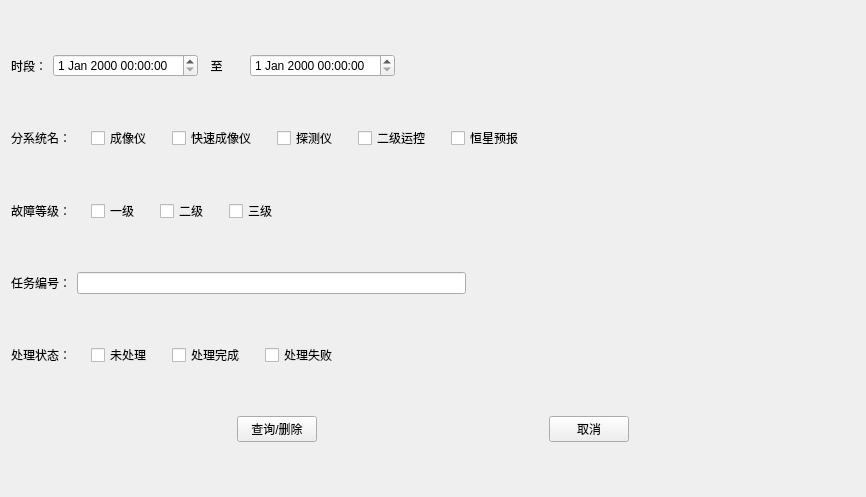
<?xml version="1.0" encoding="UTF-8"?>
<ui version="4.0">
 <class>QueryDialog</class>
 <widget class="QWidget" name="QueryDialog">
  <property name="geometry">
   <rect>
    <x>0</x>
    <y>0</y>
    <width>866</width>
    <height>497</height>
   </rect>
  </property>
  <property name="sizePolicy">
   <sizepolicy hsizetype="Preferred" vsizetype="Fixed">
    <horstretch>0</horstretch>
    <verstretch>0</verstretch>
   </sizepolicy>
  </property>
  <property name="windowTitle">
   <string>Form</string>
  </property>
  <layout class="QVBoxLayout" name="verticalLayout">
   <item>
    <layout class="QHBoxLayout" name="horizontalLayout">
     <item>
      <widget class="QLabel" name="label_9">
       <property name="sizePolicy">
        <sizepolicy hsizetype="Minimum" vsizetype="Preferred">
         <horstretch>0</horstretch>
         <verstretch>0</verstretch>
        </sizepolicy>
       </property>
       <property name="text">
        <string>时段：</string>
       </property>
      </widget>
     </item>
     <item>
      <widget class="QDateTimeEdit" name="dateTimeEdit"/>
     </item>
     <item>
      <widget class="QLabel" name="label_2">
       <property name="sizePolicy">
        <sizepolicy hsizetype="Preferred" vsizetype="Preferred">
         <horstretch>0</horstretch>
         <verstretch>0</verstretch>
        </sizepolicy>
       </property>
       <property name="minimumSize">
        <size>
         <width>40</width>
         <height>0</height>
        </size>
       </property>
       <property name="text">
        <string>  至</string>
       </property>
      </widget>
     </item>
     <item>
      <widget class="QDateTimeEdit" name="dateTimeEdit_2"/>
     </item>
     <item>
      <spacer name="horizontalSpacer_4">
       <property name="orientation">
        <enum>Qt::Horizontal</enum>
       </property>
       <property name="sizeHint" stdset="0">
        <size>
         <width>348</width>
         <height>18</height>
        </size>
       </property>
      </spacer>
     </item>
    </layout>
   </item>
   <item>
    <layout class="QHBoxLayout" name="horizontalLayout_2">
     <property name="spacing">
      <number>20</number>
     </property>
     <item>
      <widget class="QLabel" name="label_8">
       <property name="text">
        <string>分系统名：</string>
       </property>
      </widget>
     </item>
     <item>
      <widget class="QCheckBox" name="checkBox_19">
       <property name="text">
        <string>成像仪</string>
       </property>
      </widget>
     </item>
     <item>
      <widget class="QCheckBox" name="checkBox_20">
       <property name="text">
        <string>快速成像仪</string>
       </property>
      </widget>
     </item>
     <item>
      <widget class="QCheckBox" name="checkBox_18">
       <property name="text">
        <string>探测仪</string>
       </property>
      </widget>
     </item>
     <item>
      <widget class="QCheckBox" name="checkBox_21">
       <property name="text">
        <string>二级运控</string>
       </property>
      </widget>
     </item>
     <item>
      <widget class="QCheckBox" name="checkBox_22">
       <property name="text">
        <string>恒星预报</string>
       </property>
      </widget>
     </item>
     <item>
      <spacer name="horizontalSpacer_5">
       <property name="orientation">
        <enum>Qt::Horizontal</enum>
       </property>
       <property name="sizeHint" stdset="0">
        <size>
         <width>40</width>
         <height>20</height>
        </size>
       </property>
      </spacer>
     </item>
    </layout>
   </item>
   <item>
    <layout class="QHBoxLayout" name="horizontalLayout_3">
     <property name="spacing">
      <number>20</number>
     </property>
     <item>
      <widget class="QLabel" name="label_4">
       <property name="text">
        <string>故障等级：</string>
       </property>
      </widget>
     </item>
     <item>
      <widget class="QCheckBox" name="checkBox_15">
       <property name="text">
        <string>一级</string>
       </property>
      </widget>
     </item>
     <item>
      <widget class="QCheckBox" name="checkBox_17">
       <property name="text">
        <string>二级</string>
       </property>
      </widget>
     </item>
     <item>
      <widget class="QCheckBox" name="checkBox_16">
       <property name="text">
        <string>三级</string>
       </property>
      </widget>
     </item>
     <item>
      <spacer name="horizontalSpacer_2">
       <property name="orientation">
        <enum>Qt::Horizontal</enum>
       </property>
       <property name="sizeHint" stdset="0">
        <size>
         <width>40</width>
         <height>20</height>
        </size>
       </property>
      </spacer>
     </item>
    </layout>
   </item>
   <item>
    <layout class="QHBoxLayout" name="horizontalLayout_4">
     <item>
      <widget class="QLabel" name="label_5">
       <property name="text">
        <string>任务编号：</string>
       </property>
      </widget>
     </item>
     <item>
      <widget class="QLineEdit" name="lineEdit_2"/>
     </item>
     <item>
      <spacer name="horizontalSpacer_3">
       <property name="orientation">
        <enum>Qt::Horizontal</enum>
       </property>
       <property name="sizeHint" stdset="0">
        <size>
         <width>40</width>
         <height>20</height>
        </size>
       </property>
      </spacer>
     </item>
    </layout>
   </item>
   <item>
    <layout class="QHBoxLayout" name="horizontalLayout_7">
     <property name="spacing">
      <number>20</number>
     </property>
     <item>
      <widget class="QLabel" name="label_7">
       <property name="text">
        <string>处理状态：</string>
       </property>
      </widget>
     </item>
     <item>
      <widget class="QCheckBox" name="checkBox_13">
       <property name="text">
        <string>未处理</string>
       </property>
      </widget>
     </item>
     <item>
      <widget class="QCheckBox" name="checkBox_12">
       <property name="text">
        <string>处理完成</string>
       </property>
      </widget>
     </item>
     <item>
      <widget class="QCheckBox" name="checkBox_14">
       <property name="text">
        <string>处理失败</string>
       </property>
      </widget>
     </item>
     <item>
      <spacer name="horizontalSpacer">
       <property name="orientation">
        <enum>Qt::Horizontal</enum>
       </property>
       <property name="sizeHint" stdset="0">
        <size>
         <width>40</width>
         <height>20</height>
        </size>
       </property>
      </spacer>
     </item>
    </layout>
   </item>
   <item>
    <layout class="QHBoxLayout" name="horizontalLayout_6">
     <item>
      <spacer name="horizontalSpacer_6">
       <property name="orientation">
        <enum>Qt::Horizontal</enum>
       </property>
       <property name="sizeHint" stdset="0">
        <size>
         <width>40</width>
         <height>20</height>
        </size>
       </property>
      </spacer>
     </item>
     <item>
      <widget class="QPushButton" name="pushButton">
       <property name="text">
        <string>查询/删除</string>
       </property>
      </widget>
     </item>
     <item>
      <spacer name="horizontalSpacer_7">
       <property name="orientation">
        <enum>Qt::Horizontal</enum>
       </property>
       <property name="sizeHint" stdset="0">
        <size>
         <width>40</width>
         <height>20</height>
        </size>
       </property>
      </spacer>
     </item>
     <item>
      <widget class="QPushButton" name="pushButton_2">
       <property name="text">
        <string>取消</string>
       </property>
      </widget>
     </item>
     <item>
      <spacer name="horizontalSpacer_8">
       <property name="orientation">
        <enum>Qt::Horizontal</enum>
       </property>
       <property name="sizeHint" stdset="0">
        <size>
         <width>40</width>
         <height>20</height>
        </size>
       </property>
      </spacer>
     </item>
    </layout>
   </item>
  </layout>
 </widget>
 <resources/>
 <connections/>
</ui>
